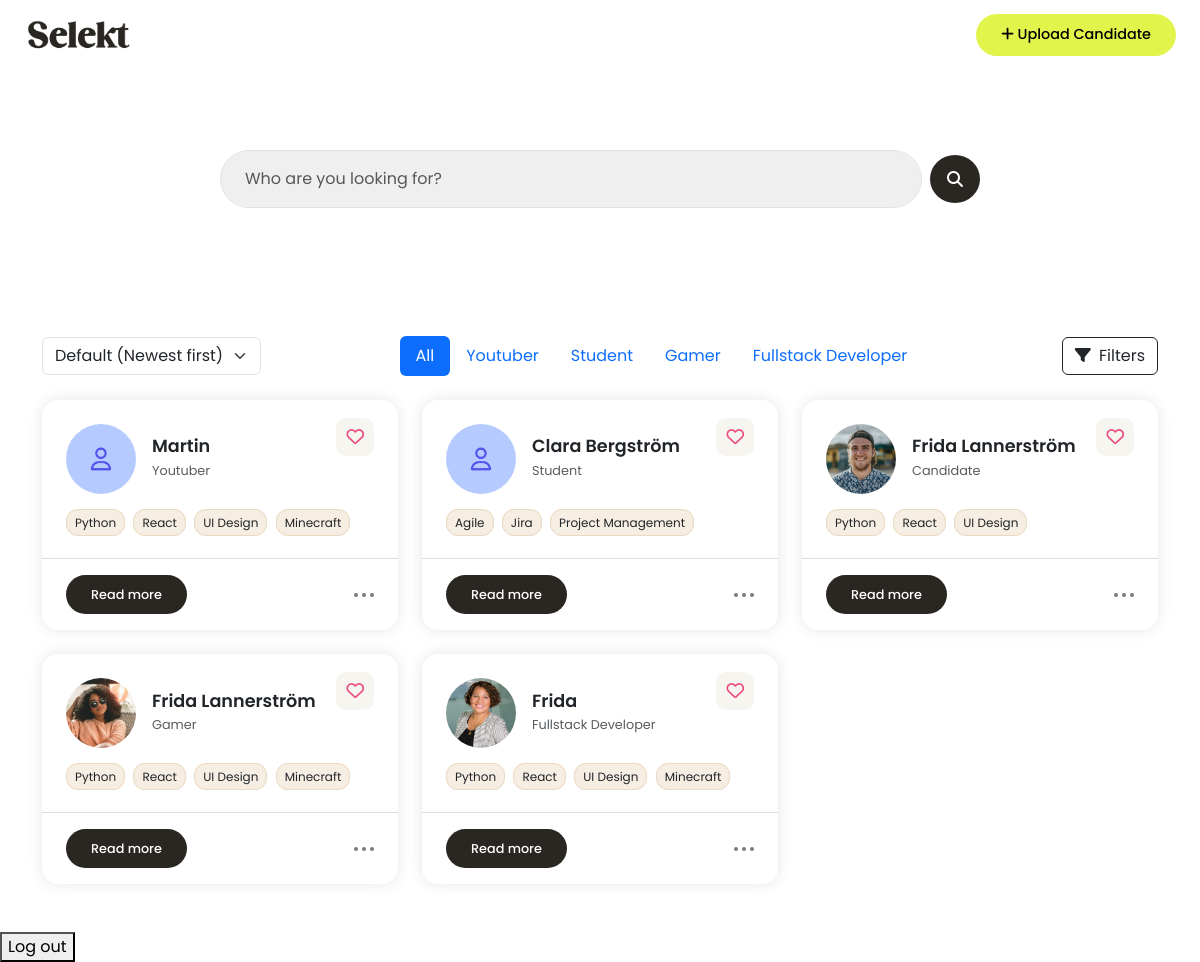
Before: /dashboard/ (signed in) with the older database file.
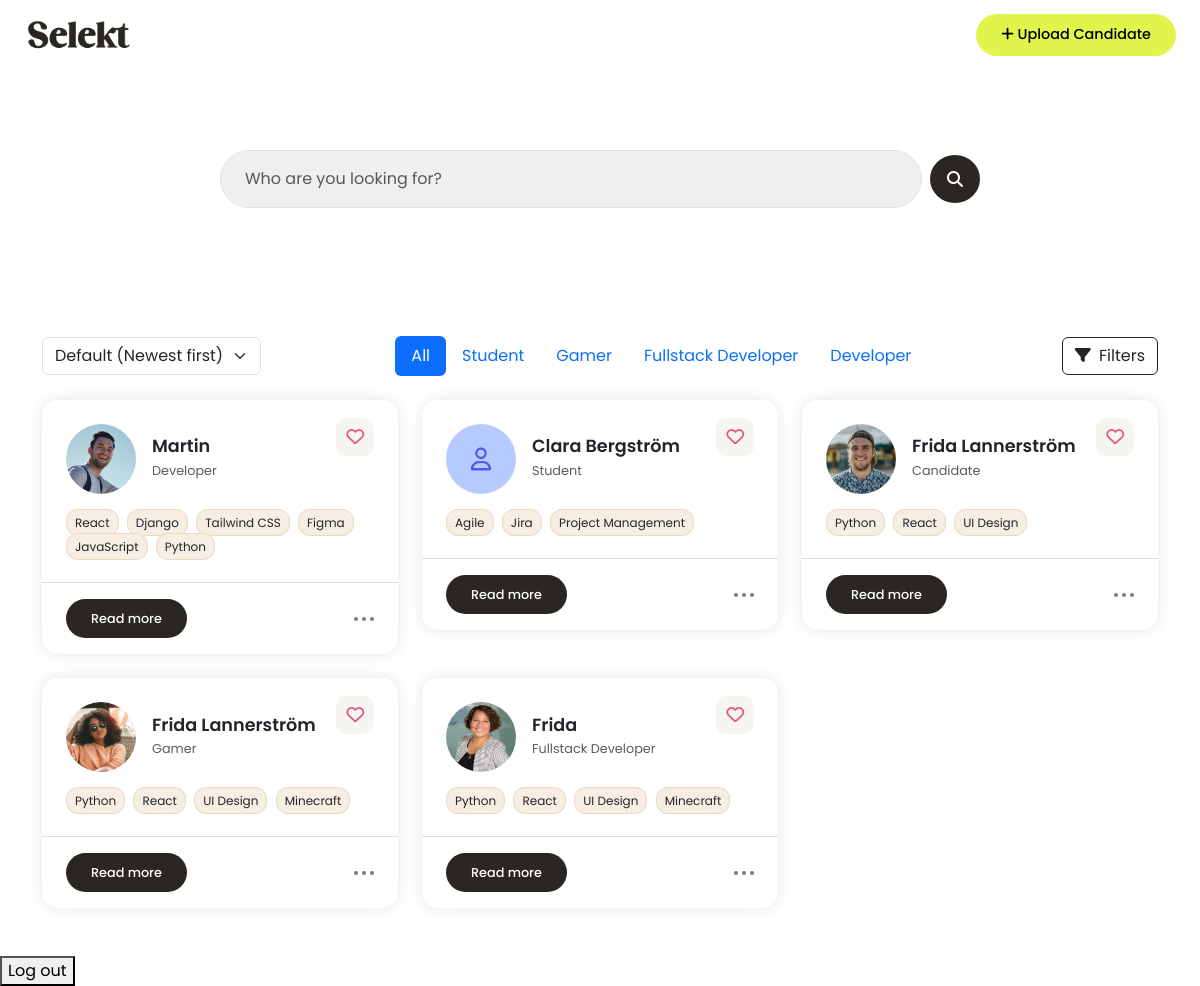
After: the same page with the newer database file.
### candidates/models.py (models this page shows, shortened)
class Candidate(models.Model):
    user = models.ForeignKey(User, on_delete=models.CASCADE)
    name = models.CharField(max_length=100)
    email = models.EmailField()
    phone_number = models.CharField(max_length=20, blank=True)
    job_title = models.CharField(max_length=100, blank=True)
    profile_summary = models.TextField(blank=True)
    work_experience = models.TextField(blank=True)
    education = models.TextField(blank=True)
    location = models.CharField(max_length=100, blank=True)
    links = models.CharField(max_length=255, blank=True, help_text="e.g. LinkedIn, GitHub URLs")
    profile_image = models.ImageField(upload_to='profile_images/', blank=True, null=True)
    other = models.TextField(blank=True)
    notes = models.TextField(blank=True)
    top_skills = models.CharField(
        max_length=255,
        blank=True,
        help_text="Write top skills separated by commas (e.g. Communication, Leadership, SQL)"
    )
    uploaded_at = models.DateTimeField(auto_now_add=True)

### candidates/views.py (the view)
# urls.py: path('dashboard/', candidate_views.dashboard, name='dashboard'),
@login_required
def dashboard(request):
    query = request.GET.get('q', '')
    sort = request.GET.get('sort', '')
    filter_title = request.GET.get('title', '')  # 👈 NYTT!
    candidates = Candidate.objects.filter(user=request.user)
    candidates = filter_candidates(candidates, query)
    if filter_title:
        candidates = candidates.filter(job_title__iexact=filter_title)
    if sort == 'name':
        candidates = candidates.order_by('name')
    else:
        candidates = candidates.order_by('-uploaded_at')
    job_titles = (
        Candidate.objects
        .filter(user=request.user)
        .exclude(job_title__isnull=True)
        .exclude(job_title__exact='')
        .values('job_title')
        .annotate(count=Count('job_title'))
        .order_by('-count')[:6]
    )
    for candidate in candidates:
        candidate.skill_list = [skill.strip() for skill in candidate.top_skills.split(',')]
    context = {
        'candidates': candidates,
        'job_titles': job_titles,
        'active_title': filter_title,
    }
    return render(request, 'dashboard.html', context)

### candidates/views.py (called while the page is built, shortened)
def filter_candidates(queryset, query):
    return queryset

### templates/dashboard.html (shortened to what this page needs)
{% extends "base.html" %}
{% load static %}
{% block content %}
<div class="container hero">
    <form method="get" class="d-flex align-items-center gap-2 w-100 candidate-search position-relative">
      <input type="text"
             class="form-control px-4 py-3 border-1 shadow-none"
             name="q"
             id="searchInput"
             placeholder="Who are you looking for?"
             value="{{ request.GET.q }}">
      <button class="btn button-base scn-button d-flex justify-content-center align-items-center rounded-circle" type="submit">
        <i class="fas fa-search"></i>
      </button>
    </form>
</div>
<div class="container py-5">
  <div class="d-flex justify-content-between align-items-center mb-4 flex-wrap gap-3">
    <form id="sortForm" method="get" class="d-flex align-items-center">
      <select name="sort" id="sortSelect" class="form-select w-auto">
        <option value="" {% if not request.GET.sort %}selected{% endif %}>Default (Newest first)</option>
      </select>
    </form>
    <ul class="nav nav-pills justify-content-center flex-grow-1">
      <li class="nav-item">
        <a class="nav-link {% if not active_title %}active{% endif %}" href="{% url 'dashboard' %}">All</a>
      </li>
      {% for title in job_titles %}
      <li class="nav-item">
        <a class="nav-link {% if active_title == title.job_title %}active{% endif %}" href="?title={{ title.job_title|urlencode }}">
          {{ title.job_title }}
        </a>
      </li>
      {% endfor %}
    </ul>
    <button class="btn btn-outline-dark">
      <i class="fas fa-filter me-1"></i> Filters
    </button>
  </div>
  {% if candidates %}
  <div class="row g-4">
    {% for candidate in candidates %}
    <div class="col-md-4 col-sm-6">
      <div class="candidate-card bg-white position-relative">
        <div class="position-absolute top-0 end-0 p-4">
          <span class="heart-icon"><i class="fa-regular fa-heart"></i></span>
        </div>
        <div class="px-4 pt-4 pb-2">
          <div class="d-flex align-items-center gap-3 mb-3">
            {% if candidate.profile_image %}
            <img src="{{ candidate.profile_image.url }}" alt="Profile Image" />
        {% else %}
        <img src="{% static 'media/images/user-pic.png' %}" alt="Profile Image" />
          {% endif %}
            <div>
              <h4 class="mb-0">{{ candidate.name }}</h4>
              <small class="text-muted">{{ candidate.job_title|default:'Candidate' }}</small>
            </div>
          </div>
          <div class="skill-container">
            {% for skill in candidate.skill_list %}
            <span class="skill-badge">{{ skill }}</span>
          {% endfor %}
          </div>
        </div>
        <hr>
        <div class="d-flex justify-content-between align-items-center px-4 pb-3">
          <a href="#" onclick="openCandidateModal({{ candidate.id|escapejs }})" class="btn button-base scn-button read-btn">Read more</a>
          <div class="dot-menu">
            <span class="dot"></span>
            <span class="dot"></span>
            <span class="dot"></span>
          </div>
        </div>
      </div>
    </div>
    {% endfor %}
  </div>
  {% else %}
    <p>No candidates yet.</p>
  {% endif %}
</div>
  <form action="{% url 'logout' %}" method="post">
    <button type="submit">Log out</button>
  </form>
{% endblock %}

Changed rows visible on the page:
changed Candidate "Martin": profile_image: picture added; job_title "Youtuber" → "Developer"
Other visible differences:
new list line: "Developer"
new list line: "Django"
new list line: "Tailwind CSS"
new list line: "Figma"
new list line: "JavaScript"
list line gone: "Youtuber"
list line gone: "UI Design"
list line gone: "Minecraft"
